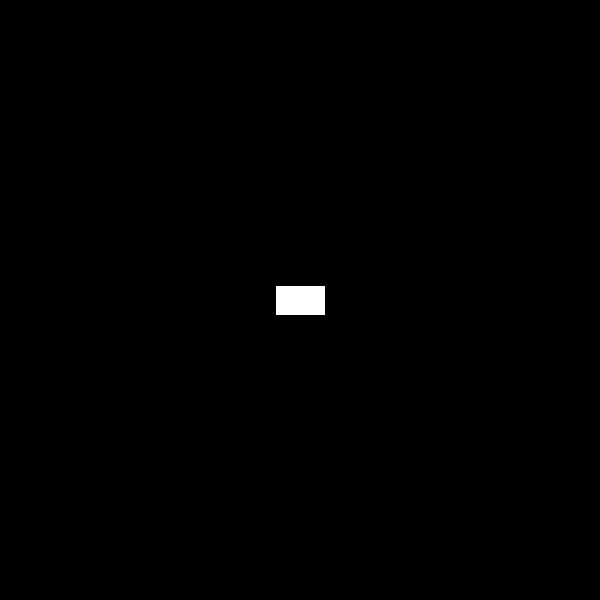
Frame 1 (no input)
Frame 60 (the mouse pressed at the canvas centre just before this capture): identical to frame 1, image omitted
Frame 120 (the mouse held since frame 60 and released just before this capture): identical to frame 1, image omitted

The Processing sketch that drew this single still picture (run headless with seeded random() and noise(); from frame 60 on, the mouse is pressed at the canvas centre):

// Processing sketch: sketch_170529c
// ── sketch_170529c.pde
float x, y, speed, xdirection, ydirection;

void setup(){
  size(600,600);
  x = width/2;
  y = height/2;
  xdirection = 1;
  ydirection = 0;
  speed = 5;
  smooth();
}

void draw(){
  background(0);
  rectMode(CENTER);
  if(xdirection > 0 || xdirection < 0){
    rect(x, y, 50,30);
  }
  else{
    rect(x, y, 30, 50);
  }  
}

void keyPressed(){
 if(key == CODED){
   if(keyCode == UP){
     ydirection = 1;
     xdirection = 0;
     y -= speed;
   }
   else if (keyCode == DOWN){
     ydirection = -1;
     xdirection = 0;
     y += speed;
   }
   else if(keyCode == LEFT){
     xdirection = -1;
     ydirection = 0;
     x -= speed;
   }
   else if(keyCode == RIGHT){
     xdirection = 1;
     ydirection = 0;
     x += speed;
   }
 }
}
